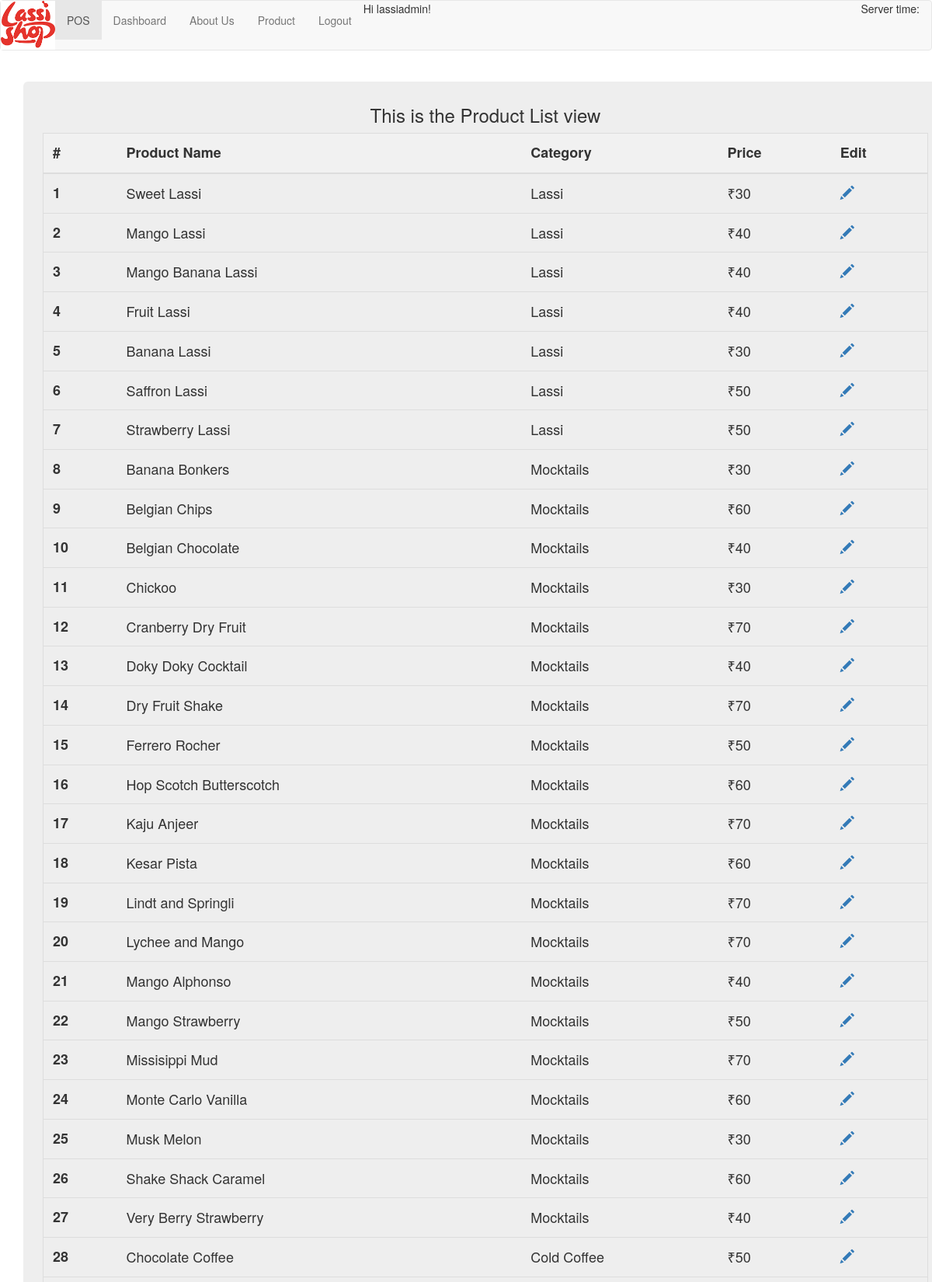
Screenshot of /sales/product/ (signed in, upper part) with the database file from the repository.
### sales/models.py (models this page shows)
class Product(models.Model):
    product_name = models.CharField(max_length=50, unique=True)
    category = models.ForeignKey(Category)
    price = models.PositiveIntegerField(default= 0)
    available = models.BooleanField(default=True)
    def get_absolute_url(self):
        return reverse('sales:productupdate',kwargs={'pk':self.pk})
    class Meta:
        verbose_name_plural = 'Products'

class Category(models.Model):
    product_category = models.CharField(max_length=50)
    def __unicode__(self):
        return '%s' % (self.product_category)
    class Meta:
        verbose_name_plural = 'Categories'

### sales/views.py (the view)
class ProductListView(ListView):
    model = Product
    template_name = "sales/products.html"
    form_class = ProductForm
    success_url = 'home'

### templates/sales/products.html
{% extends "base.html" %}
{% block sales %}
<h3>This is the Product List view</h3>
<div class="container">
     <table class="table table-sm table-responsive" id="myTable">
         <thead>
         <tr class="header">
             <th>#</th>
             <th>Product Name</th>
             <th>Category</th>
             <th>Price</th>
             <th>Edit</th>
         </tr>
         </thead>
         <tbody>
         {% for object in object_list %}
         <tr>
             <th>{{ object.id }}</th>
             <td>{{ object.product_name }}</td>
             <td>{{ object.category }}</td>
             <td class="item_price"> &#x20B9;{{ object.price }}</td>
             <td><a href="{{ object.get_absolute_url  }}" class="glyphicon glyphicon-pencil"></a></td>
         </tr>
         {% endfor %}
         </tbody>
     </table>
</div>
{% endblock sales %}

### templates/base.html (shortened to what this page needs)
<!DOCTYPE html>
{% load staticfiles %}
<html lang="en">
<head>
    <link rel="stylesheet" href="https://maxcdn.bootstrapcdn.com/bootstrap/3.3.7/css/bootstrap.min.css">
    {% load static %}
    <link rel="stylesheet" type="text/css" href="{% static 'css/style.css' %}" />
</head>
<body>
    <nav class="navbar navbar-default" role="navigation">
      <div class="navbar-header">
      <a href="/" class="navbar-left"><img style="max-width:70px; max-height:70px; " src="{% static "images/lassishop.png" %}"></a>
      </div>
      <div class="collapse navbar-collapse" id="example-navbar-collapse">
        <ul class="nav navbar-nav navbar-center">
            <li class="active"><a href="{% url 'sales:index' %}">POS</a></li>
            <li><a data-toggle="tab" href="#dashboard">Dashboard</a></li>
            <li><a data-toggle="tab" href="#">About Us</a></li>
            {% if user.is_authenticated %}
                     Hi {{ user.username }}!
            <li><a href="{% url 'sales:productlist' %}">Product</a></li>
            <li><a  href="{% url 'logout' %}">Logout</a></li>
            {% else %}
            <li><a  href="{% url 'login' %}" >Login</a></li>
            {% endif %}
        </ul>
          <p align="right"> Server time: {{ mytime }}</p>
        </div>
      </nav>
    <div id="particles-js">
        <br>
        <div class="container">
            <div class="jumbotron" style="position: absolute; padding: 10px;">
            <center>
                {% block sales %}
                {% endblock sales%}
    </center>
</div>
</div>
    </div>
<br>
<br>
</body>
</html>

### static/css/style.css (style rules this page uses)
html { position: relative; min-height: 100%; }
body { margin-bottom: 60px; }
#myTable { border-collapse: collapse; width: 100%; border: 1px solid #ddd; font-size: 18px; }
#myTable th, #myTable td { text-align: left; padding: 12px; }
#myTable tr { border-bottom: 1px solid #ddd; }
#myTable tr.header, #myTable tr:hover { background-color: #f1f1f1; }

### rows the page displays
Product: id "1", product_name "Sweet Lassi", category "Lassi", price "30"
Product: id "2", product_name "Mango Lassi", category "Lassi", price "40"
Product: id "3", product_name "Mango Banana Lassi", category "Lassi", price "40"
Product: id "4", product_name "Fruit Lassi", category "Lassi", price "40"
Product: id "5", product_name "Banana Lassi", category "Lassi", price "30"
Product: id "6", product_name "Saffron Lassi", category "Lassi", price "50"
Product: id "7", product_name "Strawberry Lassi", category "Lassi", price "50"
Product: id "8", product_name "Banana Bonkers", category "Mocktails", price "30"
Product: id "9", product_name "Belgian Chips", category "Mocktails", price "60"
Product: id "10", product_name "Belgian Chocolate", category "Mocktails", price "40"
Product: id "11", product_name "Chickoo", category "Mocktails", price "30"
Product: id "12", product_name "Cranberry Dry Fruit", category "Mocktails", price "70"
Product: id "13", product_name "Doky Doky Cocktail", category "Mocktails", price "40"
Product: id "14", product_name "Dry Fruit Shake", category "Mocktails", price "70"
Product: id "15", product_name "Ferrero Rocher", category "Mocktails", price "50"
Product: id "16", product_name "Hop Scotch Butterscotch", category "Mocktails", price "60"
Product: id "17", product_name "Kaju Anjeer", category "Mocktails", price "70"
Product: id "18", product_name "Kesar Pista", category "Mocktails", price "60"
Product: id "19", product_name "Lindt and Springli", category "Mocktails", price "70"
Product: id "20", product_name "Lychee and Mango", category "Mocktails", price "70"
Product: id "21", product_name "Mango Alphonso", category "Mocktails", price "40"
Product: id "22", product_name "Mango Strawberry", category "Mocktails", price "50"
Product: id "23", product_name "Missisippi Mud", category "Mocktails", price "70"
Product: id "24", product_name "Monte Carlo Vanilla", category "Mocktails", price "60"
Product: id "25", product_name "Musk Melon", category "Mocktails", price "30"
Product: id "26", product_name "Shake Shack Caramel", category "Mocktails", price "60"
Product: id "27", product_name "Very Berry Strawberry", category "Mocktails", price "40"
Product: id "28", product_name "Chocolate Coffee", category "Cold Coffee", price "50"

### other values shown
{{ user.username }} "lassiadmin"
